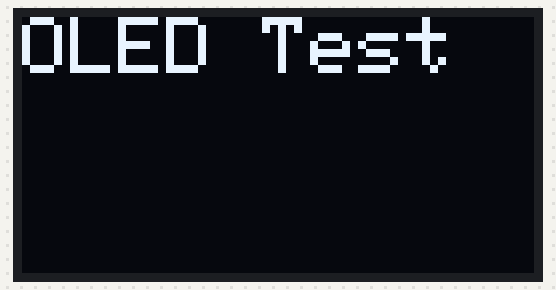
This sketch was run on a simulated ESP32. On the bench: 128×64 one-colour display.

Above: at 0.1 s.

The sketch:

oled_test.ino
```cpp
#include <Wire.h>
#include <Adafruit_GFX.h>
#include <Adafruit_SSD1306.h>

#define SCREEN_WIDTH 128
#define SCREEN_HEIGHT 64
#define OLED_RESET    -1
#define I2C_SDA       22
#define I2C_SCL       23

Adafruit_SSD1306 display(SCREEN_WIDTH, SCREEN_HEIGHT, &Wire, OLED_RESET);

void setup() {
  Serial.begin(115200);
  Wire.begin(I2C_SDA, I2C_SCL);

  if (!display.begin(SSD1306_SWITCHCAPVCC, 0x3C)) {
        Serial.println(F("SSD1306 nicht gefunden"));
        for (;;);
    }

}

void loop() {

  display.clearDisplay();
  display.setTextSize(2);
  display.setTextColor(SSD1306_WHITE);
  display.setCursor(0, 0);
  display.println("OLED Test");
  display.display();

}
```
